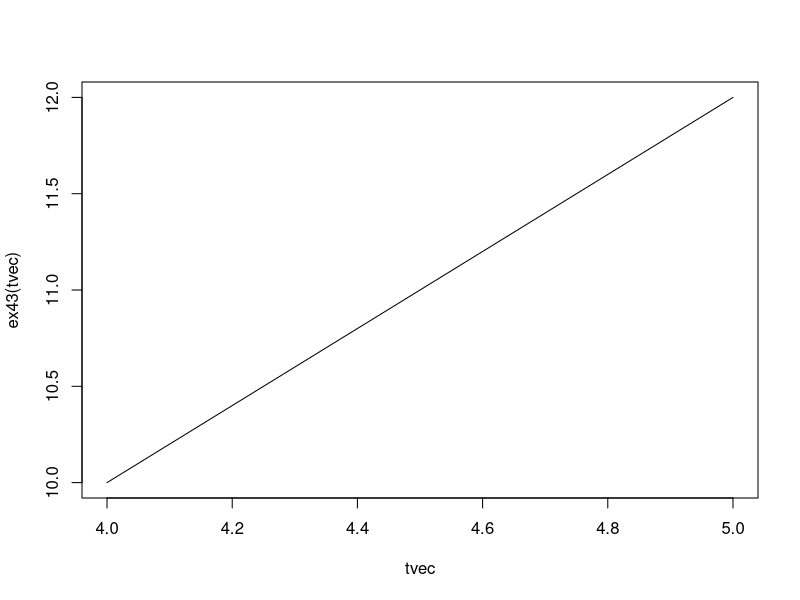
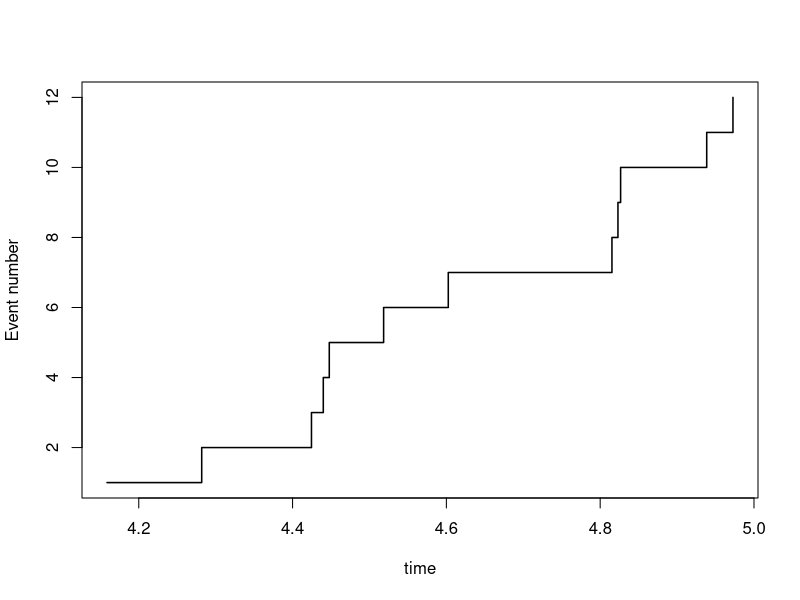

The R script that drew these images, in order:
## ---- chunk 1
rm(list = ls())
## ---- chunk 2
# Function for simulating arrival times for a NHPP between a and b using thinning
simtNHPP <- function(a,b,lambdamax,lambdafunc){
  if(max(lambdafunc(seq(a,b,length.out = 100)))>lambdamax)
    stop("lambdamax is smaller than max of the lambdafunction")
  expectednumber <- (b-a)*lambdamax  
  Nsim <- 3*expectednumber
  timesbetween <- rexp(Nsim,lambdamax) 
  timesto <- a+cumsum(timesbetween)
  timesto <- timesto[timesto<b]
  Nevents <- length(timesto)
  U <- runif(Nevents)
  timesto <- timesto[U<lambdafunc(timesto)/lambdamax]  
  timesto
}

# Specify the intensity function for the traffic example
ex43 <- function(t)
  2*t + 2

tvec <- seq(4, 5,by=0.01)
plot(tvec, ex43(tvec),type="l")
## ---- chunk 3
# Generate data with the traffic intensity and plot them
NHPPtimes <- simtNHPP(a=4,b=5,lambdamax=12,lambdafunc=ex43)
plot(NHPPtimes,1:length(NHPPtimes),type="s",xlab = "time", 
     ylab = "Event number",lwd=1.5)
points(NHPPtimes,rep(0,length(NHPPtimes)),pch=21,bg="red")
# Rerun the lines above several times
## ---- chunk 4
mcint <- function(Nsim, a, b, func) {
  return((b - a)*mean(func(runif(Nsim, a, b))))
}

intfunc <- function(x) {
  return(sin(x))
}

print(paste("Monte Carlo Integration:", mcint(10000, 0, pi/3, intfunc)))
print(paste("Exact integral:", -cos(pi/3) + cos(0)))
## ---- chunk 5
intfunc <- function(t) {
  return(exp(-t^2/2) * sqrt(2/pi))
}

theta <- mcint(10000, 0, 2, intfunc)

print(paste("Monte Carlo Integration:", theta))
print(paste("Exact integral:", pnorm(2, 0, 1, lower.tail = TRUE, log.p = FALSE)))
## ---- chunk 6
theta
sdtheta <- sd(exp(-runif(10000, 0, 2)^2 / 2) * sqrt(2 / pi))
theta - qnorm(0.975, 0, 1)*sdtheta
theta + qnorm(0.975, 0, 1)*sdtheta
## ---- chunk 7
Nsim <- 10000
thetahat <- (0.5 - 0)*mean(exp(-runif(Nsim, 0, 0.5)))
thetastar <- pexp(0.5, 1) - pexp(0, 1)

print(paste("Monte Carlo Integration:", mcint(10000, 0, 0.5, intfunc)))
print(paste("Exponential distribution:", thetastar))
